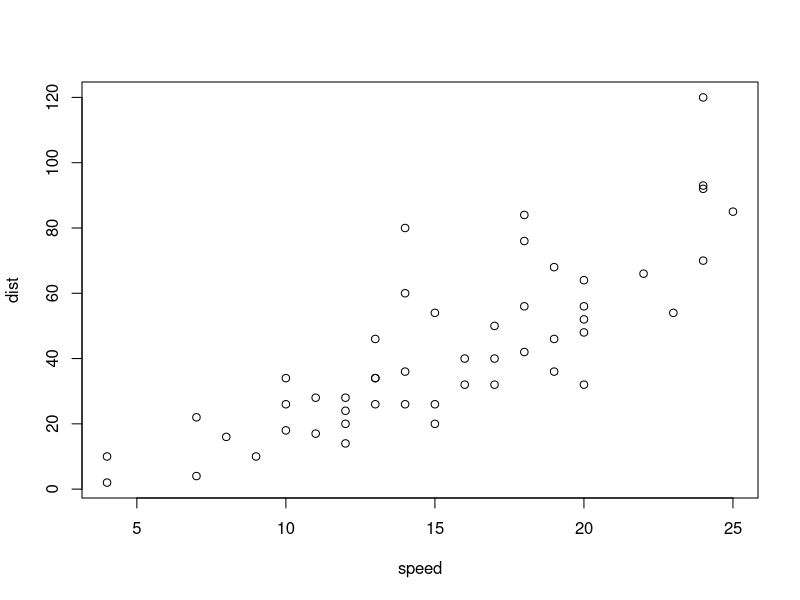
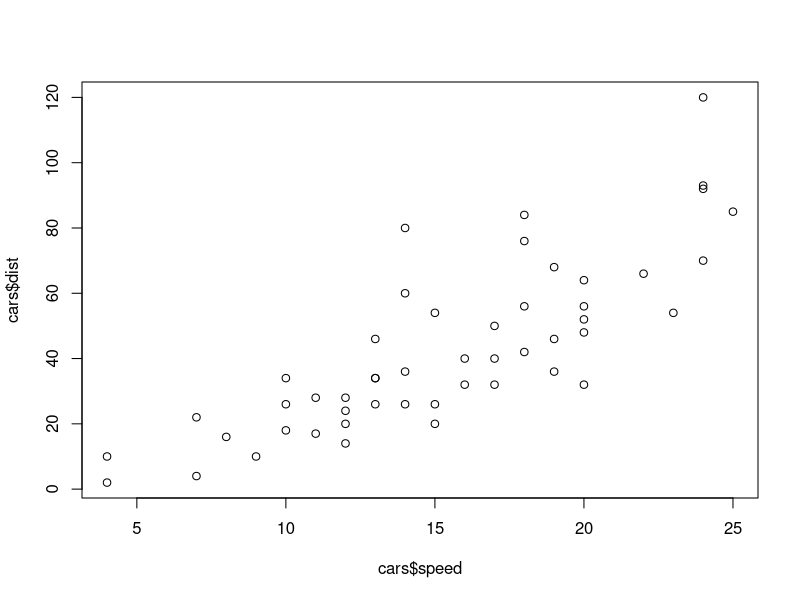
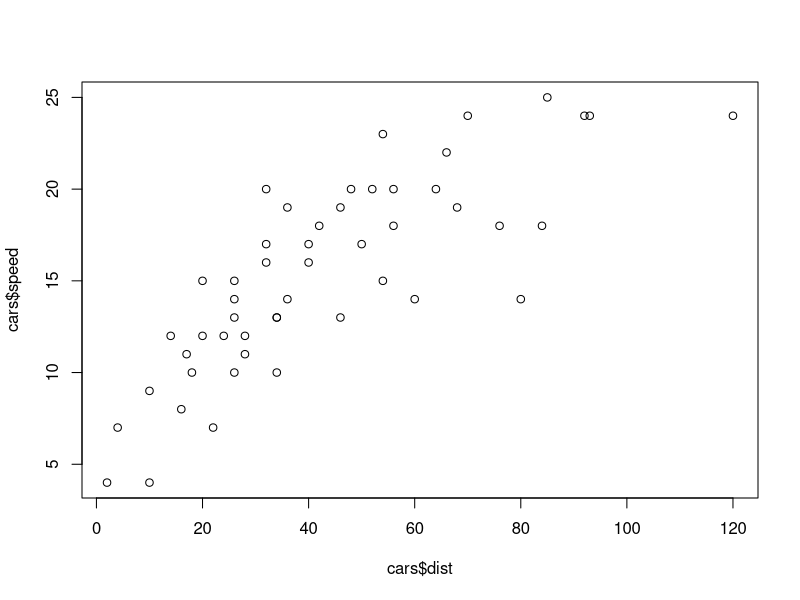
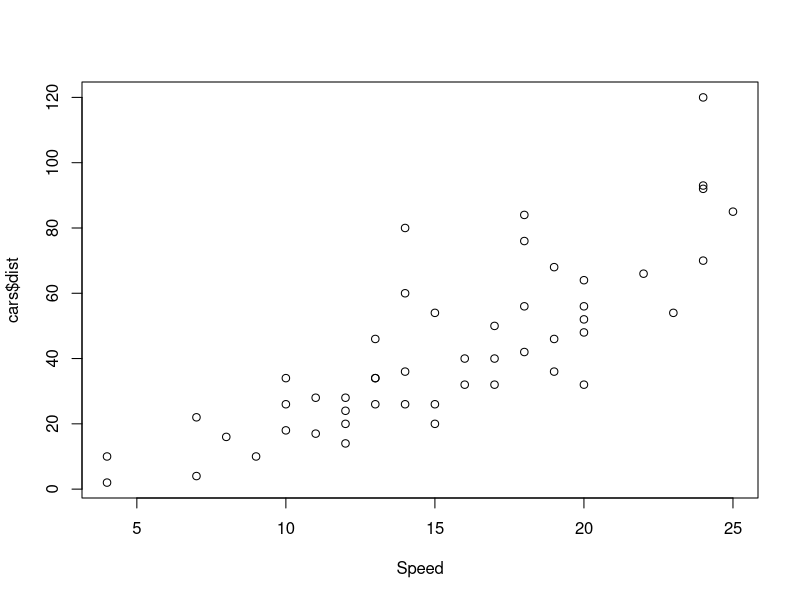
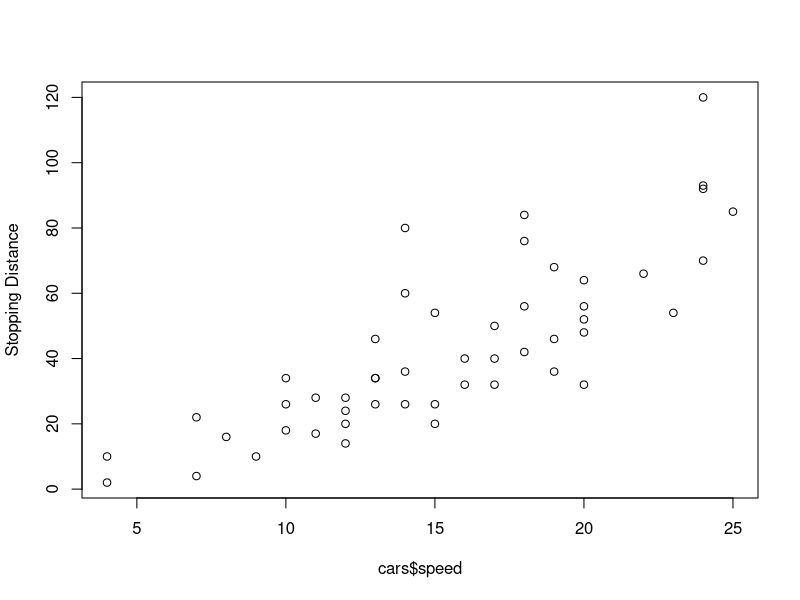
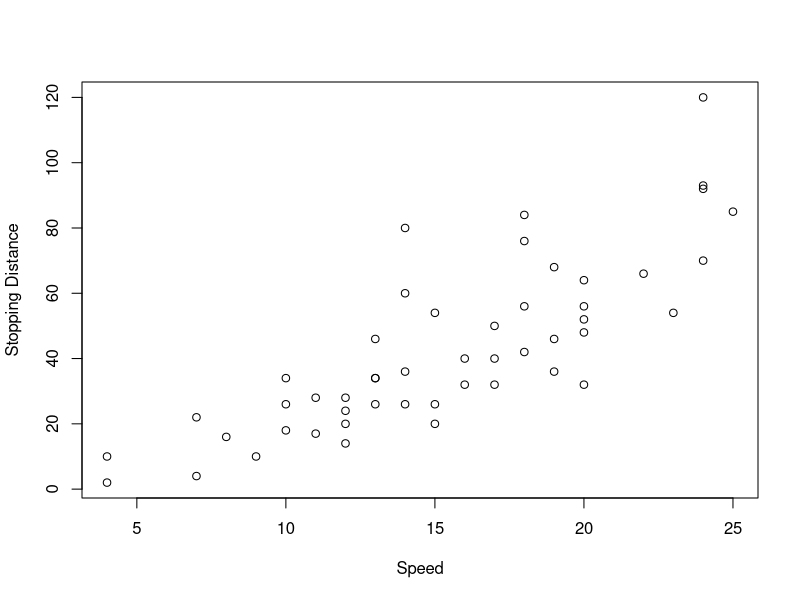
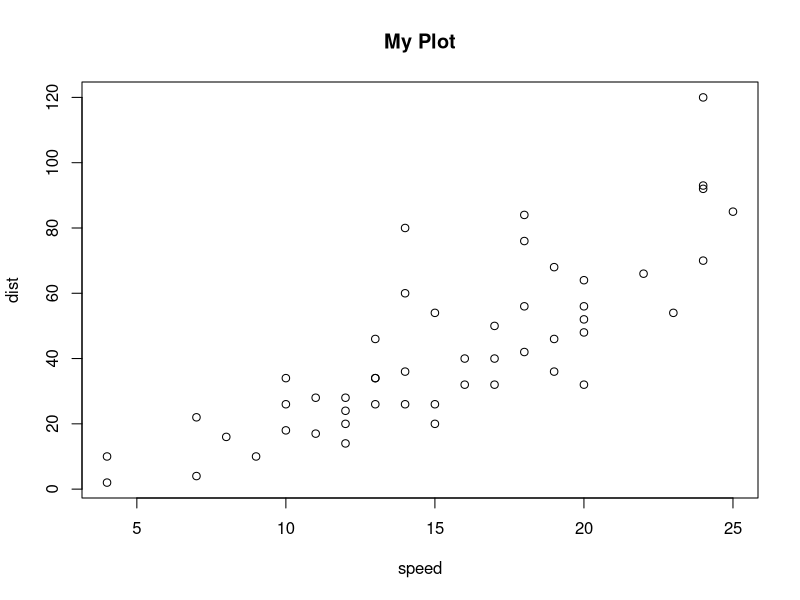
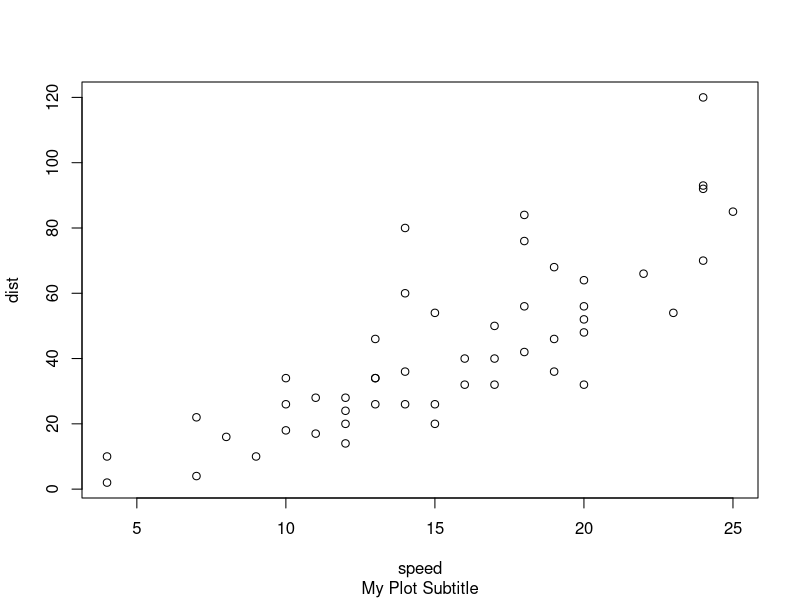

Reproduce these figures in R, in order.
### LESSON 15: BASE GRAPHICS

##One of the greatest strengths of R, relative to other programming languages, 
# is the ease with which we can create publication-quality graphics. In this 
# lesson, you'll learn about base graphics in R.

##We do not cover the more advanced portions of graphics in R in this lesson. 
# These include lattice, ggplot2 and ggvis.

##There is a school of thought that this approach is backwards, that we should 
# teach ggplot2 first. See 
# http://varianceexplained.org/r/teach_ggplot2_to_beginners/ for an outline of 
# this view.

##Load the included data frame cars with data(cars).
data(cars)

##To fix ideas, we will work with simple data frames. Our main goal is to 
# introduce various plotting functions and their arguments. All the output 
# would look more interesting with larger, more complex data sets.

##Pull up the help page for cars.

?cars

##As you can see in the help page, the cars data set has only two variables: 
# speed and stopping distance. Note that the data is from the 1920s.

##Run head() on the cars data.
head(cars)

##Before plotting, it is always a good idea to get a sense of the data. Key R 
# commands for doing so include, dim(), names(), head(), tail() and summary().
dim(cars)
names(cars)
head(cars)
tail(cars)
summary(cars)

##Run the plot() command on the cars data frame
plot(cars) # scatter plot appears to the right - x-axis=speed, y=dist

##As always, R tries very hard to give you something sensible given the 
# information that you have provided to it. First, R notes that the data frame 
# you have given it has just two columns, so it assumes that you want to plot 
# one column versus the other.

##Second, since we do not provide labels for either axis, R uses the names of 
# the columns. Third, it creates axis tick marks at nice round numbers and 
# labels them accordingly. Fourth, it uses the other defaults supplied in plot().

##We will now spend some time exploring plot, but many of the topics covered 
# here will apply to most other R graphics functions. Note that 'plot' is 
# short for scatterplot.

##Look up the help page for plot().
?plot

#plot(x, y = NULL, type = "p",  xlim = NULL, ylim = NULL, log = "", main = NULL, 
    # sub = NULL, xlab = NULL, ylab = NULL, ann = par("ann"), axes = TRUE, 
    # frame.plot = axes, panel.first = NULL, panel.last = NULL, asp = NA,
    # xgap.axis = NA, ygap.axis = NA, ...)

##The help page for plot() highlights the different arguments that the function 
# can take. The two most important are x and y, the variables that will be 
# plotted. For the next set of questions, include the argument names in your 
# answers. That is, do not type plot(cars$speed, cars$dist), although that will 
# work. Instead, use plot(x = cars$speed, y = cars$dist).
plot(x= cars$speed, y=cars$dist)

##Note that this produces a slightly different answer than plot(cars). In this 
# case, R is not sure what you want to use as the labels on the axes, so it just 
# uses the arguments which you pass in, data frame name & dollar signs included.

##Note that there are other ways to call the plot command, i.e., using the 
# "formula" interface. For example, we get a similar plot to the above with 
# plot(dist ~ speed, cars). However, we will wait till later in the lesson 
# before using the formula interface.

##Use plot() command to show dist on the x-axis and speed on the y-axis from 
# the cars data frame. This is the opposite of what we did above.
plot(x=cars$dist, y=cars$speed)

## It probably makes more sense for speed to go on the x-axis since stopping 
# distance is a function of speed more than the other way around. So, for the 
# rest of the questions in this portion of the lesson, always assign the 
# arguments accordingly.

## In fact, you can assume that the answers to the next few questions are all 
# of the form plot(x = cars$speed, y = cars$dist, ...) but with various 
# arguments used in place of the ...

##Recreate the plot with the label of the x-axis set to "Speed".
plot(x=cars$speed, y=cars$dist, xlab="Speed")

##Recreate the plot with the label of the y-axis set to "Stopping Distance".
plot(x=cars$speed, y=cars$dist, ylab="Stopping Distance")

##Recreate the plot with "Speed" and "Stopping Distance" as axis labels.
plot(x=cars$speed, y=cars$dist, xlab="Speed", ylab="Stopping Distance")

##The reason that plots(cars) worked at the beginning of the lesson was that 
# R was smart enough to know that the first element (i.e., the first column) in 
# cars should be assigned to the x argument and the second element to the y 
# argument. To save on typing, the next set of answers will all be of the form, 
# plot(cars, ...) with various arguments added.

##For each question, we will only want one additional argument at a time. Of 
# course, you can pass in more than one argument when doing a real project.

##Plot cars with a main title of "My Plot". Note that the argument for the main 
# title is "main" not "title"
plot(cars, main="My Plot")

##Plot cars with a sub title of "My Plot Subtitle".
plot(cars, sub="My Plot Subtitle")

##The plot help page (?plot) only covers a small number of the many arguments 
# that can be passed in to plot() and to other graphical functions. To begin to 
# explore the many other options, look at ?par. Let's look at some of the more 
# commonly used ones. Continue using plot(cars, ...) as the base answer to these questions.
?par
    #par can be used to set or query graphical parameters. Parameters can be 
    # set by specifying them as arguments to par in tag = value form, or by 
    # passing them as a list of tagged values.

plot(cars, col=2) # data points open circles in red

## Plot cars while limiting the x-axis to 10 through 15. (Use xlim = c(10, 15) 
# to achieve this effect.)
plot(cars, xlim=c(10, 15))

##You can also change the shape of the symbols in the plot. The help page for 
# points (?points) provides the details.

##Plot cars using triangles.  (Use pch = 2 to achieve this effect.)
plot(cars, pch=2)

##Arguments like "col" and "pch" may not seem very intuitive. And that is 
# because they aren't! So, many/most people use more modern packages, ike 
# ggplot2, for creating their graphics in R.

##It is, however, useful to have an introduction to base graphics because many 
# of the idioms in lattice and ggplot2 are modeled on them.

##Let's now look at some other functions in base graphics that may be useful, 
# starting with boxplots.

##Load the mtcars data frame.
data(mtcars)

##Anytime that you load up a new data frame, you should explore it before using 
# it. In the middle of a swirl lesson, just type play(). This temporarily 
# suspends the lesson (without losing the work you have already done) and 
# allows you to issue commands like dim(mtcars) and head(mtcars). Once you are 
# done examining the data, just type nxt() and the lesson will pick up where it 
# left off.

dim(mtcars) # [1] 32 11
names(mtcars) # [1] "mpg"  "cyl"  "disp" "hp"   "drat" "wt"   "qsec" "vs"   "am"   "gear" "carb"
head(mtcars)
tail(mtcars)
summary(mtcars)

##Look up the help page for boxplot().
?boxplot

#S3 method for class 'formula'
#boxplot(formula, data = NULL, ..., subset, na.action = NULL, 
        # xlab = mklab(y_var = horizontal), ylab = mklab(y_var =!horizontal),
        # add = FALSE, ann = !add, horizontal = FALSE, drop = FALSE, sep = ".", 
        # lex.order = FALSE)

##Instead of adding data columns directly as input arguments, as we did with 
# plot(), it is often handy to pass in the entire data frame. This is what the 
# "data" argument in boxplot() allows.

##boxplot(), like many R functions, also takes a "formula" argument, generally 
# an expression with a tilde ("~") which indicates the relationship between the 
# input variables. This allows you to enter something like mpg ~ cyl to plot the 
# relationship between cyl (number of cylinders) on the x-axis and mpg (miles 
# per gallon) on the y-axis.

##Use boxplot() with formula = mpg ~ cyl and data = mtcars to create a box plot.
boxplot(formula=mpg~cyl, data=mtcars)

##The plot shows that mpg is much lower for cars with more cylinders. Note that 
# we can use the same set of arguments that we explored with plot() above to 
# add axis labels, titles and so on.

##When looking at a single variable, histograms are a useful tool. hist() is 
# the associated R function. Like plot(), hist() is best used by just passing 
# in a single vector.

?hist
#hist(x, breaks = "Sturges", freq = NULL, probability = !freq,
    # include.lowest = TRUE, right = TRUE, fuzz = 1e-7, density = NULL, 
    # angle = 45, col = "lightgray", border = NULL, 
    # main = paste("Histogram of" , xname), xlim = range(breaks), ylim = NULL,
    # xlab = xname, ylab, axes = TRUE, plot = TRUE, labels = FALSE, 
    # nclass = NULL, warn.unused = TRUE, ...)

##Use hist() with the vector mtcars$mpg to create a histogram.
hist(mtcars$mpg)

##In this lesson, you learned how to work with base graphics in R. The best 
# place to go from here is to study the ggplot2 package. If you want to explore 
# other elements of base graphics, then this web page 
# (http://www.ling.upenn.edu/~joseff/rstudy/week4.html) provides a useful
# overview.
